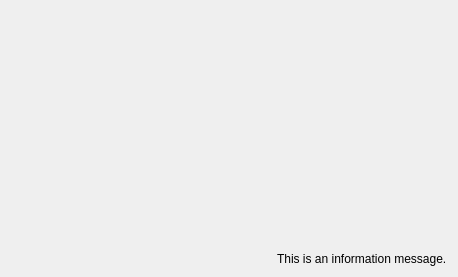
<?xml version="1.0" encoding="UTF-8"?>
<ui version="4.0">
 <class>RenderPreview</class>
 <widget class="QWidget" name="RenderPreview">
  <property name="geometry">
   <rect>
    <x>0</x>
    <y>0</y>
    <width>458</width>
    <height>277</height>
   </rect>
  </property>
  <property name="windowTitle">
   <string>Form</string>
  </property>
  <layout class="QVBoxLayout" name="verticalLayout">
   <item>
    <widget class="ImageDisplay" name="imageDisplay">
     <property name="sizePolicy">
      <sizepolicy hsizetype="Preferred" vsizetype="Expanding">
       <horstretch>0</horstretch>
       <verstretch>0</verstretch>
      </sizepolicy>
     </property>
     <property name="frameShape">
      <enum>QFrame::NoFrame</enum>
     </property>
     <property name="frameShadow">
      <enum>QFrame::Raised</enum>
     </property>
    </widget>
   </item>
   <item>
    <layout class="QHBoxLayout" name="horizontalLayout">
     <item>
      <spacer name="horizontalSpacer">
       <property name="orientation">
        <enum>Qt::Horizontal</enum>
       </property>
       <property name="sizeHint" stdset="0">
        <size>
         <width>40</width>
         <height>0</height>
        </size>
       </property>
      </spacer>
     </item>
     <item>
      <widget class="QLabel" name="info">
       <property name="text">
        <string>This is an information message.</string>
       </property>
      </widget>
     </item>
    </layout>
   </item>
  </layout>
 </widget>
 <customwidgets>
  <customwidget>
   <class>ImageDisplay</class>
   <extends>QFrame</extends>
   <header>imageDisplay.h</header>
   <container>1</container>
  </customwidget>
 </customwidgets>
 <resources/>
 <connections/>
</ui>
